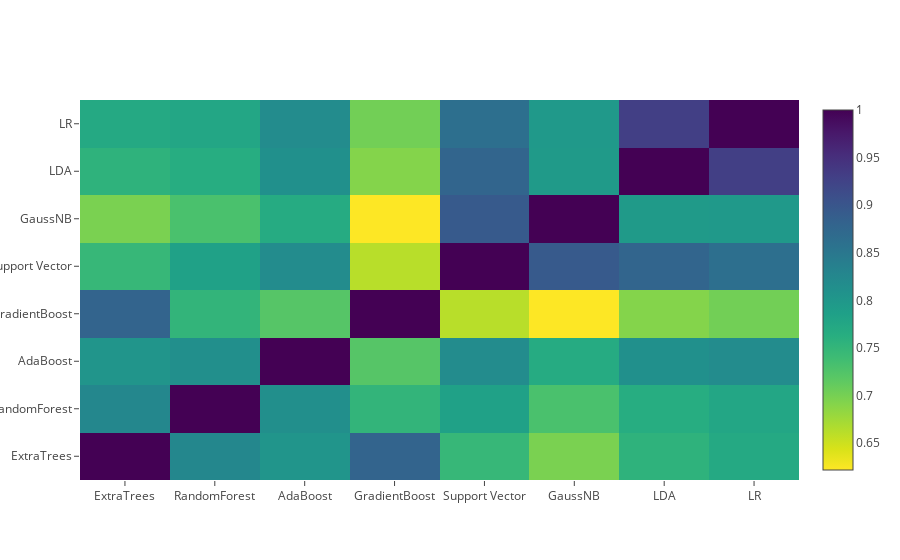

Write notebook code for a chart like this one.
### Code cell
data = [
    go.Heatmap(
        z= base_predictions_train.astype(float).corr().values ,
        x=base_predictions_train.columns.values,
        y= base_predictions_train.columns.values,
          colorscale='Viridis',
            showscale=True,
            reversescale = True
    )
]
py.iplot(data, filename='labelled-heatmap')

### Figure 1 — Plotly figure (JSON) as saved in the notebook; plotly's stock layout.template omitted (floating-point values rounded to 4 significant figures)
{"data": [{"colorscale": "Viridis", "reversescale": true, "showscale": true, "type": "heatmap", "uid": "b7813313-9d76-44ea-b559-95c82e1220f9", "x": ["ExtraTrees", "RandomForest", "AdaBoost", "GradientBoost", "Support Vector", "GaussNB", "LDA", "LR"], "y": ["ExtraTrees", "RandomForest", "AdaBoost", "GradientBoost", "Support Vector", "GaussNB", "LDA", "LR"], "z": [[1, 0.8264, 0.8043, 0.8802, 0.7476, 0.6979, 0.7551, 0.7714], [0.8264, 1, 0.8137, 0.7517, 0.7846, 0.7301, 0.7651, 0.7765], [0.8043, 0.8137, 1, 0.7216, 0.8182, 0.7684, 0.8116, 0.8186], [0.8802, 0.7517, 0.7216, 1, 0.6616, 0.6217, 0.6914, 0.7026], [0.7476, 0.7846, 0.8182, 0.6616, 1, 0.8943, 0.8779, 0.8619], [0.6979, 0.7301, 0.7684, 0.6217, 0.8943, 1, 0.7951, 0.7979], [0.7551, 0.7651, 0.8116, 0.6914, 0.8779, 0.7951, 1, 0.9303], [0.7714, 0.7765, 0.8186, 0.7026, 0.8619, 0.7979, 0.9303, 1]]}], "layout": {}}
